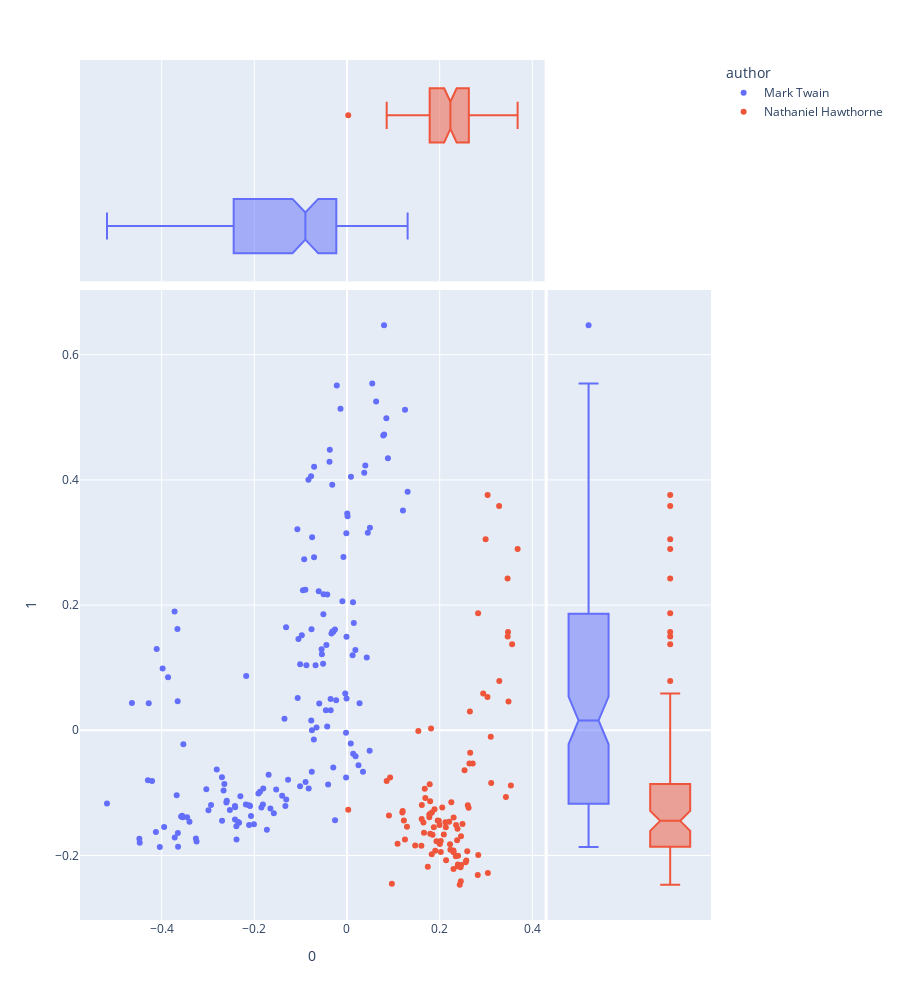

Notebook code cell kept with this figure:
### Code cell
px.scatter(DCM, 0, 1, 
           color=DCM.author, 
           hover_name=DCM.label, 
           marginal_x='box', marginal_y='box', height=1000)

### Figure 1 — Plotly figure (JSON) as saved in the notebook; plotly's stock layout.template omitted (floating-point values rounded to 4 significant figures; data arrays with more than 128 entries replaced by an {"elided": "..."} marker saying what was removed)
{"data": [{"hovertemplate": "<b>%{hovertext}</b><br><br>author=Mark Twain<br>0=%{x}<br>1=%{y}<extra></extra>", "hovertext": {"elided": "157 str values"}, "legendgroup": "Mark Twain", "marker": {"color": "#636efa", "symbol": "circle"}, "mode": "markers", "name": "Mark Twain", "orientation": "v", "showlegend": true, "type": "scatter", "x": {"elided": "157 float values"}, "xaxis": "x", "y": {"elided": "157 float values"}, "yaxis": "y"}, {"alignmentgroup": "True", "hovertemplate": "<b>%{hovertext}</b><br><br>author=Mark Twain<br>0=%{x}<extra></extra>", "hovertext": {"elided": "157 str values"}, "legendgroup": "Mark Twain", "marker": {"color": "#636efa", "symbol": "circle"}, "name": "Mark Twain", "notched": true, "offsetgroup": "Mark Twain", "showlegend": false, "type": "box", "x": {"elided": "157 float values"}, "xaxis": "x3", "yaxis": "y3"}, {"alignmentgroup": "True", "hovertemplate": "<b>%{hovertext}</b><br><br>author=Mark Twain<br>1=%{y}<extra></extra>", "hovertext": {"elided": "157 str values"}, "legendgroup": "Mark Twain", "marker": {"color": "#636efa", "symbol": "circle"}, "name": "Mark Twain", "notched": true, "offsetgroup": "Mark Twain", "showlegend": false, "type": "box", "xaxis": "x2", "y": {"elided": "157 float values"}, "yaxis": "y2"}, {"hovertemplate": "<b>%{hovertext}</b><br><br>author=Nathaniel Hawthorne<br>0=%{x}<br>1=%{y}<extra></extra>", "hovertext": ["(3, 1)", "(3, 2)", "(3, 3)", "(3, 4)", "(3, 5)", "(3, 6)", "(3, 7)", "(3, 8)", "(3, 9)", "(3, 10)", "(3, 11)", "(3, 12)", "(3, 13)", "(3, 14)", "(3, 15)", "(3, 16)", "(3, 17)", "(3, 18)", "(3, 19)", "(3, 20)", "(3, 21)", "(3, 22)", "(3, 23)", "(3, 24)", "(3, 25)", "(3, 26)", "(3, 27)", "(3, 28)", "(3, 29)", "(4, 1)", "(4, 2)", "(4, 3)", "(4, 4)", "(4, 5)", "(4, 6)", "(4, 7)", "(4, 8)", "(4, 9)", "(4, 10)", "(4, 11)", "(4, 12)", "(4, 13)", "(4, 14)", "(4, 15)", "(4, 16)", "(4, 17)", "(4, 18)", "(4, 19)", "(4, 20)", "(4, 21)", "(5, 1)", "(5, 2)", "(5, 3)", "(5, 4)", "(5, 5)", "(5, 6)", "(5, 7)", "(5, 8)", "(5, 9)", "(5, 10)", "(5, 11)", "(5, 12)", "(5, 13)", "(5, 14)", "(5, 15)", "(5, 16)", "(5, 17)", "(5, 18)", "(5, 19)", "(5, 20)", "(5, 21)", "(5, 22)", "(5, 23)", "(7, 1)", "(7, 2)", "(7, 3)", "(7, 4)", "(7, 5)", "(7, 6)", "(7, 7)", "(7, 8)", "(7, 9)", "(7, 10)", "(7, 11)", "(7, 12)", "(7, 13)", "(7, 14)", "(7, 15)", "(7, 16)", "(7, 17)", "(7, 18)", "(7, 19)", "(7, 20)", "(7, 21)", "(7, 22)", "(7, 23)", "(7, 24)"], "legendgroup": "Nathaniel Hawthorne", "marker": {"color": "#EF553B", "symbol": "circle"}, "mode": "markers", "name": "Nathaniel Hawthorne", "orientation": "v", "showlegend": true, "type": "scatter", "x": [0.08564, 0.09052, 0.1606, 0.1251, 0.1663, 0.2232, 0.2252, 0.1796, 0.2299, 0.1227, 0.1874, 0.1777, 0.1814, 0.2354, 0.2133, 0.165, 0.1092, 0.1905, 0.2561, 0.1612, 0.1194, 0.2493, 0.1958, 0.1294, 0.1982, 0.2125, 0.002712, 0.2385, 0.1202, 0.2596, 0.2392, 0.1472, 0.1744, 0.2298, 0.2456, 0.2822, 0.2223, 0.3041, 0.2461, 0.2349, 0.2575, 0.2055, 0.2433, 0.2392, 0.2451, 0.1829, 0.1794, 0.09685, 0.2297, 0.2139, 0.2023, 0.2301, 0.2376, 0.2206, 0.2833, 0.209, 0.1889, 0.2024, 0.1997, 0.1615, 0.169, 0.2397, 0.1846, 0.246, 0.2003, 0.1931, 0.1782, 0.1785, 0.1679, 0.1833, 0.154, 0.1782, 0.2625, 0.09313, 0.2642, 0.3287, 0.3035, 0.3536, 0.3485, 0.2658, 0.3466, 0.2608, 0.3102, 0.3112, 0.2939, 0.343, 0.2992, 0.3031, 0.283, 0.3283, 0.3564, 0.3682, 0.2537, 0.2653, 0.3474, 0.3468, 0.2714], "xaxis": "x", "y": [-0.08114, -0.1359, -0.1842, -0.1746, -0.1636, -0.1909, -0.115, -0.1653, -0.195, -0.1442, -0.155, -0.1389, 0.00289, -0.1514, -0.155, -0.1473, -0.1813, -0.1923, -0.2108, -0.1416, -0.1314, -0.1498, -0.1441, -0.1541, -0.1446, -0.147, -0.1271, -0.1572, -0.1288, -0.1933, -0.217, -0.1838, -0.2181, -0.2216, -0.2412, -0.2312, -0.1819, -0.2281, -0.215, -0.2011, -0.2079, -0.1232, -0.2467, -0.2145, -0.2188, -0.1982, -0.1133, -0.2451, -0.1922, -0.2076, -0.1769, -0.1391, -0.1757, -0.1462, -0.1991, -0.1665, -0.1262, -0.1943, -0.1513, -0.1194, -0.108, -0.2004, -0.1669, -0.1693, -0.1816, -0.1771, -0.1342, -0.08636, -0.09336, -0.1314, -0.0009776, -0.1347, -0.1238, -0.07548, -0.05289, 0.0787, 0.3756, -0.08828, 0.04597, -0.0358, 0.2425, -0.1197, -0.01037, -0.08426, 0.0587, -0.1066, 0.3053, 0.05317, 0.1869, 0.3581, 0.1376, 0.2895, -0.06367, 0.0302, 0.1569, 0.1497, -0.05287], "yaxis": "y"}, {"alignmentgroup": "True", "hovertemplate": "<b>%{hovertext}</b><br><br>author=Nathaniel Hawthorne<br>0=%{x}<extra></extra>", "hovertext": ["(3, 1)", "(3, 2)", "(3, 3)", "(3, 4)", "(3, 5)", "(3, 6)", "(3, 7)", "(3, 8)", "(3, 9)", "(3, 10)", "(3, 11)", "(3, 12)", "(3, 13)", "(3, 14)", "(3, 15)", "(3, 16)", "(3, 17)", "(3, 18)", "(3, 19)", "(3, 20)", "(3, 21)", "(3, 22)", "(3, 23)", "(3, 24)", "(3, 25)", "(3, 26)", "(3, 27)", "(3, 28)", "(3, 29)", "(4, 1)", "(4, 2)", "(4, 3)", "(4, 4)", "(4, 5)", "(4, 6)", "(4, 7)", "(4, 8)", "(4, 9)", "(4, 10)", "(4, 11)", "(4, 12)", "(4, 13)", "(4, 14)", "(4, 15)", "(4, 16)", "(4, 17)", "(4, 18)", "(4, 19)", "(4, 20)", "(4, 21)", "(5, 1)", "(5, 2)", "(5, 3)", "(5, 4)", "(5, 5)", "(5, 6)", "(5, 7)", "(5, 8)", "(5, 9)", "(5, 10)", "(5, 11)", "(5, 12)", "(5, 13)", "(5, 14)", "(5, 15)", "(5, 16)", "(5, 17)", "(5, 18)", "(5, 19)", "(5, 20)", "(5, 21)", "(5, 22)", "(5, 23)", "(7, 1)", "(7, 2)", "(7, 3)", "(7, 4)", "(7, 5)", "(7, 6)", "(7, 7)", "(7, 8)", "(7, 9)", "(7, 10)", "(7, 11)", "(7, 12)", "(7, 13)", "(7, 14)", "(7, 15)", "(7, 16)", "(7, 17)", "(7, 18)", "(7, 19)", "(7, 20)", "(7, 21)", "(7, 22)", "(7, 23)", "(7, 24)"], "legendgroup": "Nathaniel Hawthorne", "marker": {"color": "#EF553B", "symbol": "circle"}, "name": "Nathaniel Hawthorne", "notched": true, "offsetgroup": "Nathaniel Hawthorne", "showlegend": false, "type": "box", "x": [0.08564, 0.09052, 0.1606, 0.1251, 0.1663, 0.2232, 0.2252, 0.1796, 0.2299, 0.1227, 0.1874, 0.1777, 0.1814, 0.2354, 0.2133, 0.165, 0.1092, 0.1905, 0.2561, 0.1612, 0.1194, 0.2493, 0.1958, 0.1294, 0.1982, 0.2125, 0.002712, 0.2385, 0.1202, 0.2596, 0.2392, 0.1472, 0.1744, 0.2298, 0.2456, 0.2822, 0.2223, 0.3041, 0.2461, 0.2349, 0.2575, 0.2055, 0.2433, 0.2392, 0.2451, 0.1829, 0.1794, 0.09685, 0.2297, 0.2139, 0.2023, 0.2301, 0.2376, 0.2206, 0.2833, 0.209, 0.1889, 0.2024, 0.1997, 0.1615, 0.169, 0.2397, 0.1846, 0.246, 0.2003, 0.1931, 0.1782, 0.1785, 0.1679, 0.1833, 0.154, 0.1782, 0.2625, 0.09313, 0.2642, 0.3287, 0.3035, 0.3536, 0.3485, 0.2658, 0.3466, 0.2608, 0.3102, 0.3112, 0.2939, 0.343, 0.2992, 0.3031, 0.283, 0.3283, 0.3564, 0.3682, 0.2537, 0.2653, 0.3474, 0.3468, 0.2714], "xaxis": "x3", "yaxis": "y3"}, {"alignmentgroup": "True", "hovertemplate": "<b>%{hovertext}</b><br><br>author=Nathaniel Hawthorne<br>1=%{y}<extra></extra>", "hovertext": ["(3, 1)", "(3, 2)", "(3, 3)", "(3, 4)", "(3, 5)", "(3, 6)", "(3, 7)", "(3, 8)", "(3, 9)", "(3, 10)", "(3, 11)", "(3, 12)", "(3, 13)", "(3, 14)", "(3, 15)", "(3, 16)", "(3, 17)", "(3, 18)", "(3, 19)", "(3, 20)", "(3, 21)", "(3, 22)", "(3, 23)", "(3, 24)", "(3, 25)", "(3, 26)", "(3, 27)", "(3, 28)", "(3, 29)", "(4, 1)", "(4, 2)", "(4, 3)", "(4, 4)", "(4, 5)", "(4, 6)", "(4, 7)", "(4, 8)", "(4, 9)", "(4, 10)", "(4, 11)", "(4, 12)", "(4, 13)", "(4, 14)", "(4, 15)", "(4, 16)", "(4, 17)", "(4, 18)", "(4, 19)", "(4, 20)", "(4, 21)", "(5, 1)", "(5, 2)", "(5, 3)", "(5, 4)", "(5, 5)", "(5, 6)", "(5, 7)", "(5, 8)", "(5, 9)", "(5, 10)", "(5, 11)", "(5, 12)", "(5, 13)", "(5, 14)", "(5, 15)", "(5, 16)", "(5, 17)", "(5, 18)", "(5, 19)", "(5, 20)", "(5, 21)", "(5, 22)", "(5, 23)", "(7, 1)", "(7, 2)", "(7, 3)", "(7, 4)", "(7, 5)", "(7, 6)", "(7, 7)", "(7, 8)", "(7, 9)", "(7, 10)", "(7, 11)", "(7, 12)", "(7, 13)", "(7, 14)", "(7, 15)", "(7, 16)", "(7, 17)", "(7, 18)", "(7, 19)", "(7, 20)", "(7, 21)", "(7, 22)", "(7, 23)", "(7, 24)"], "legendgroup": "Nathaniel Hawthorne", "marker": {"color": "#EF553B", "symbol": "circle"}, "name": "Nathaniel Hawthorne", "notched": true, "offsetgroup": "Nathaniel Hawthorne", "showlegend": false, "type": "box", "xaxis": "x2", "y": [-0.08114, -0.1359, -0.1842, -0.1746, -0.1636, -0.1909, -0.115, -0.1653, -0.195, -0.1442, -0.155, -0.1389, 0.00289, -0.1514, -0.155, -0.1473, -0.1813, -0.1923, -0.2108, -0.1416, -0.1314, -0.1498, -0.1441, -0.1541, -0.1446, -0.147, -0.1271, -0.1572, -0.1288, -0.1933, -0.217, -0.1838, -0.2181, -0.2216, -0.2412, -0.2312, -0.1819, -0.2281, -0.215, -0.2011, -0.2079, -0.1232, -0.2467, -0.2145, -0.2188, -0.1982, -0.1133, -0.2451, -0.1922, -0.2076, -0.1769, -0.1391, -0.1757, -0.1462, -0.1991, -0.1665, -0.1262, -0.1943, -0.1513, -0.1194, -0.108, -0.2004, -0.1669, -0.1693, -0.1816, -0.1771, -0.1342, -0.08636, -0.09336, -0.1314, -0.0009776, -0.1347, -0.1238, -0.07548, -0.05289, 0.0787, 0.3756, -0.08828, 0.04597, -0.0358, 0.2425, -0.1197, -0.01037, -0.08426, 0.0587, -0.1066, 0.3053, 0.05317, 0.1869, 0.3581, 0.1376, 0.2895, -0.06367, 0.0302, 0.1569, 0.1497, -0.05287], "yaxis": "y2"}], "layout": {"height": 1000, "legend": {"title": {"text": "author"}, "tracegroupgap": 0}, "margin": {"t": 60}, "xaxis": {"anchor": "y", "domain": [0, 0.7363], "title": {"text": "0"}}, "xaxis2": {"anchor": "y2", "domain": [0.7413, 1], "matches": "x2", "showgrid": false, "showline": false, "showticklabels": false, "ticks": ""}, "xaxis3": {"anchor": "y3", "domain": [0, 0.7363], "matches": "x", "showgrid": true, "showticklabels": false}, "xaxis4": {"anchor": "y4", "domain": [0.7413, 1], "matches": "x2", "showgrid": false, "showline": false, "showticklabels": false, "ticks": ""}, "yaxis": {"anchor": "x", "domain": [0, 0.7326], "title": {"text": "1"}}, "yaxis2": {"anchor": "x2", "domain": [0, 0.7326], "matches": "y", "showgrid": true, "showticklabels": false}, "yaxis3": {"anchor": "x3", "domain": [0.7426, 1], "matches": "y3", "showgrid": false, "showline": false, "showticklabels": false, "ticks": ""}, "yaxis4": {"anchor": "x4", "domain": [0.7426, 1], "matches": "y3", "showgrid": true, "showline": false, "showticklabels": false, "ticks": ""}}}
